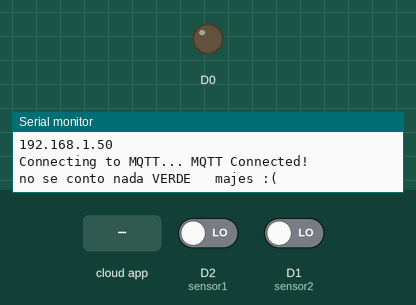
The sketch below on a simulated ESP8266 (NodeMCU). Shown: output pins drawn as LEDs (lit = HIGH), the last lines printed to the serial monitor. The inputs (shaded band) are chosen by the test bench; at power-on: D2 (sensor1) LOW, D1 (sensor2) LOW. WiFi joins after 1.5 s; servers stay silent unless stated; no MQTT or app messages arrive unless stated.

Above: at 2.7 s.
2.8 s: the phone or cloud app sets lab04 to ON
At 5.4 s:
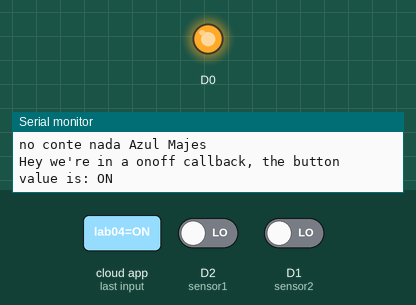
15.1 s: the phone or cloud app sets lab04 to OFF
At 17.2 s:
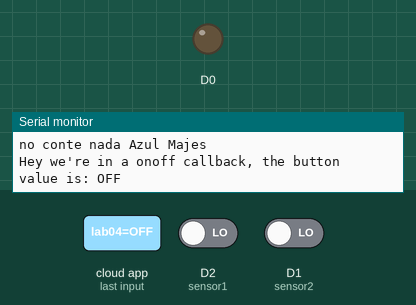
Timing chart, 0 to 18.7 s (numbered marks = the images above; inputs shaded):
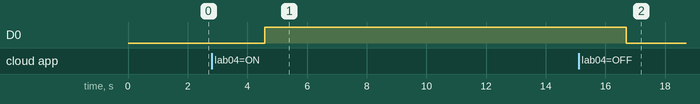

The sketch:

Publish___Salazar1.ino
```cpp
#include <ESP8266WiFi.h>
#include "Adafruit_MQTT.h"
#include "Adafruit_MQTT_Client.h"

/************************* WiFi Access Point *********************************/

#define WLAN_SSID       "ARTEFACTOS"
#define WLAN_PASS       "ARTEFACTOS"

/************************* Adafruit.io Setup *********************************/

#define AIO_SERVER      "io.adafruit.com"
#define AIO_SERVERPORT  1883                   // use 8883 for SSL
#define AIO_USERNAME    "wpineda21"
#define AIO_KEY         "aio_uaSI59FyiA9WPU93wmYk535Ay2Sf"

/************ Global State (you don't need to change this!) ******************/

// Create an ESP8266 WiFiClient class to connect to the MQTT server.
WiFiClient client;
// or... use WiFiClientSecure for SSL
//WiFiClientSecure client;

// Setup the MQTT client class by passing in the WiFi client and MQTT server and login details.
Adafruit_MQTT_Client mqtt(&client, AIO_SERVER, AIO_SERVERPORT, AIO_USERNAME, AIO_USERNAME, AIO_KEY);

/****************************** Feeds for Publishing***************************************/
// Setup a feed called 'photocell' for publishing.
Adafruit_MQTT_Publish BolitasVerdes = Adafruit_MQTT_Publish(&mqtt, AIO_USERNAME "/feeds/sensor1");

Adafruit_MQTT_Publish BolitasAzules = Adafruit_MQTT_Publish(&mqtt, AIO_USERNAME "/feeds/sensor2");

// Setup a feed called 'LDR' for publishing.
Adafruit_MQTT_Publish LDR = Adafruit_MQTT_Publish(&mqtt, AIO_USERNAME "/feeds/ldr");

/****************************** Feeds for Subscribing***************************************/
// Setup a feed called 'slider' for subscribing to changes on the slider
Adafruit_MQTT_Subscribe Lab04 = Adafruit_MQTT_Subscribe(&mqtt, AIO_USERNAME "/feeds/lab04", MQTT_QOS_1);

// Setup a feed called 'onoff' for subscribing to changes to the button
Adafruit_MQTT_Subscribe onoffbutton = Adafruit_MQTT_Subscribe(&mqtt, AIO_USERNAME "/feeds/onoff", MQTT_QOS_1);

/*************************** Sketch Code ************************************/

void slidercallback(double x) {
  Serial.print("Hey we're in a slider callback, the slider value is: ");
  Serial.println(x);
}

void onoffcallback(char *data, uint16_t len) {
  Serial.print("Hey we're in a onoff callback, the button value is: ");
  Serial.println(data);
  String message = String(data);
      message.trim();
      if (message == "ON") {digitalWrite(D0, HIGH);}
      if (message == "OFF") {digitalWrite(D0, LOW);}}

//*********************************************** SetUp *****************************/
void setup() {
  pinMode(D0, OUTPUT);
  Serial.begin(115200);
  delay(10);
  //****************************************** Connect to WiFi access point.
  Serial.println(); Serial.println();
  Serial.print("Connecting to ");
  Serial.println(WLAN_SSID);

  WiFi.begin(WLAN_SSID, WLAN_PASS);
  while (WiFi.status() != WL_CONNECTED) {
    delay(500);
    Serial.print(".");
  }
  Serial.println();
  Serial.println("WiFi connected");
  Serial.println("IP address: "); Serial.println(WiFi.localIP());
  //********************************************* Callback Functions
  Lab04.setCallback(onoffcallback);
  //onoffbutton.setCallback(onoffcallback);

  // Setup MQTT subscription for feed's.
  mqtt.subscribe(&Lab04);
  //mqtt.subscribe(&onoffbutton);

}
  int sensor1 = D2;// verde
  int sensor2= D1;// azules
  int valor = 0;
  int valor2 = 0;
  int contador = 0;
  int contador2 = 0;
//***************************************************** Loop ********************************/
void loop() {
  MQTT_connect();
  mqtt.processPackets(1000);
  if(! mqtt.ping()) {   // ping the server to keep the mqtt connection alive
    mqtt.disconnect();}

      // put your main code here, to run repeatedly:
      valor = digitalRead(sensor1);
      // Serial.println(valor);
      //delay(1000);
      if(valor == 1){
          contador++;
           Serial.println("las cosas Verdes como tus ojos fueron: ");
            Serial.println(contador);
      if (! BolitasVerdes.publish(contador)) {
          Serial.println(F("Failed"));
        } else {
          Serial.println(F("OK!"));
        }
      delay(3000);
          }else {
          Serial.println("no se conto nada VERDE   majes :(");
       };
      delay(1000);


        valor2 = digitalRead(sensor2);
        // Serial.println(valor);
        delay(1000);
        if(valor2 == 1){
            contador2++;
            Serial.println("las cosas azules que conte fue: ");
            Serial.println(contador2);
             if (! BolitasAzules.publish(contador2)) {
                Serial.println(F("Failed"));
              } else {
                Serial.println(F("OK!"));
              }
            delay(3000);
            }else {
            Serial.println("no conte nada Azul Majes ");
         };

}

// Function to connect and reconnect as necessary to the MQTT server.
void MQTT_connect() {
  int8_t ret;
  // Stop if already connected.
  if (mqtt.connected()) {
    return;}
  Serial.print("Connecting to MQTT... ");
  uint8_t retries = 3;
  while ((ret = mqtt.connect()) != 0) { // connect will return 0 for connected
       Serial.println(mqtt.connectErrorString(ret));
       Serial.println("Retrying MQTT connection in 10 seconds...");
       mqtt.disconnect();
       delay(5000);  // wait 10 seconds
       retries--;
       if (retries == 0) {       // basically die and wait for WDT to reset me
         while (1);}}
  Serial.println("MQTT Connected!");
}
```

Measured:
- after the input at 2.8 s, D0: LOW → HIGH after 1.8 s
- after the input at 15.1 s, D0: HIGH → LOW after 1.6 s
